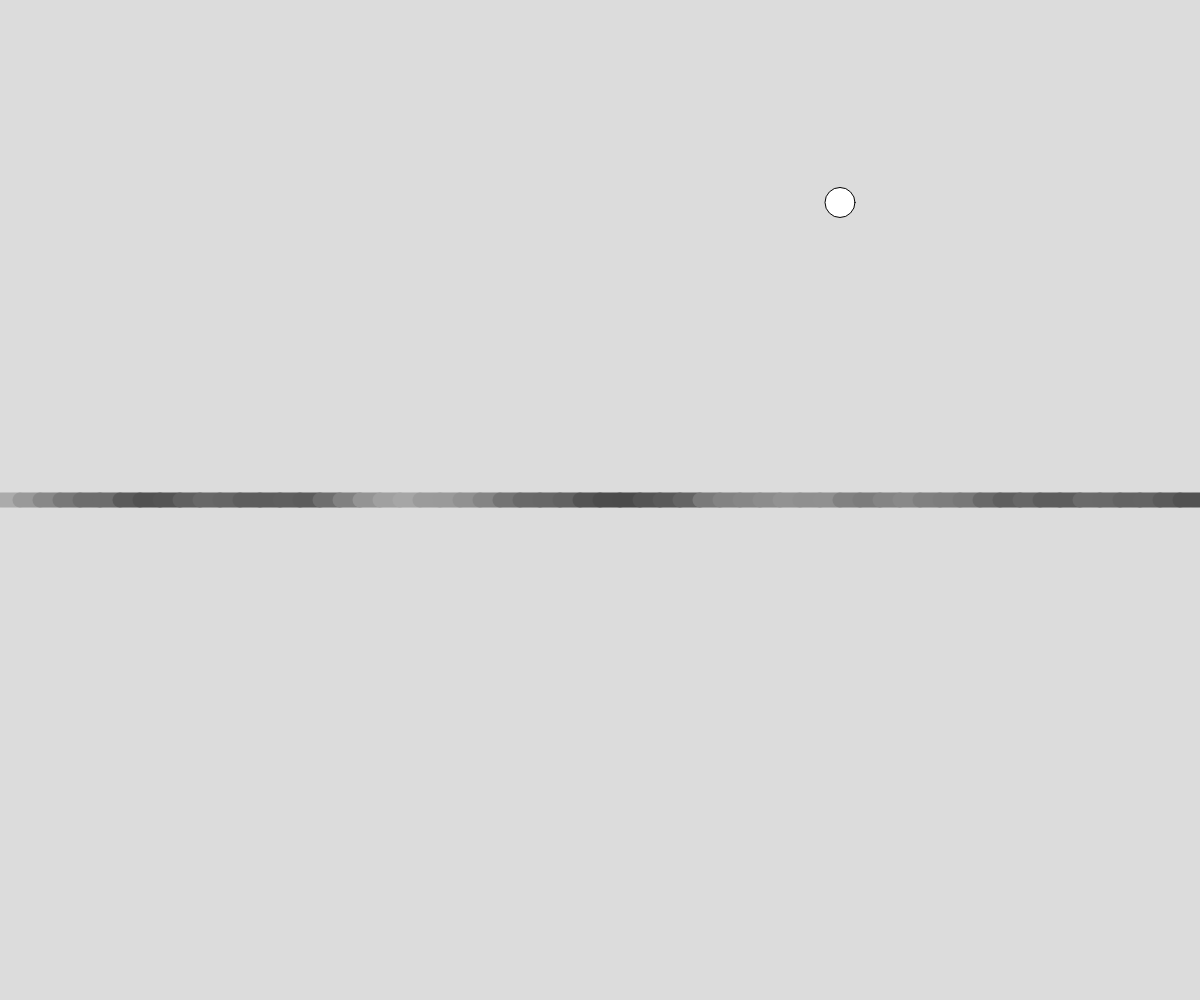
Frame 1 (no input)
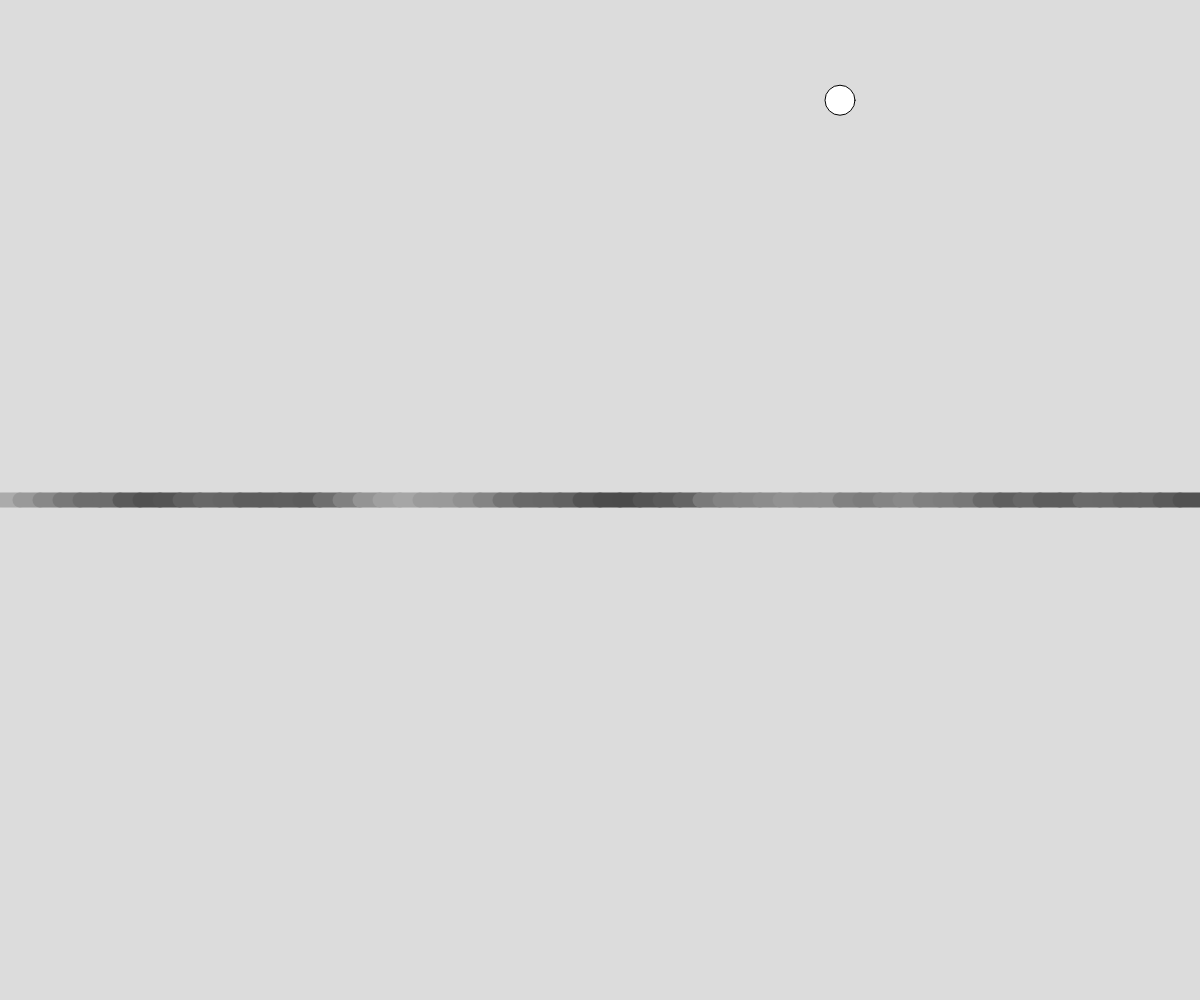
Frame 60 (no input)
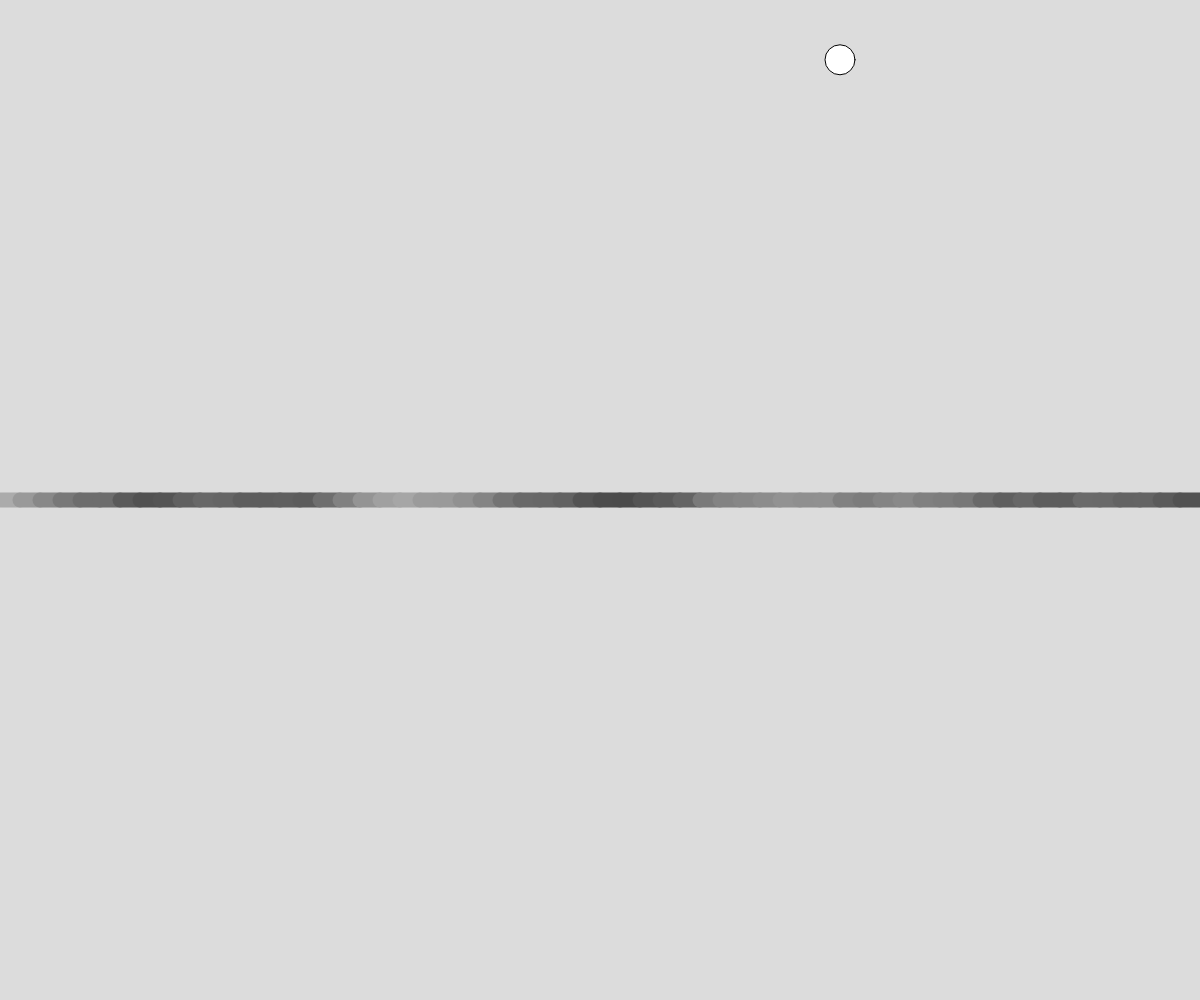
Frame 120 (the mouse pressed at the canvas centre since frame 60)

The p5.js sketch that drew these frames (run headless with seeded random() and noise() and a simulated clock; from frame 60 on, the mouse is pressed at the canvas centre):

// p5.js sketch
// ── sketch.js
// Noisy Numbers
// Dilpreet
// 3/7/2024
//
// A look at randomnsess:
// "

let segmentLength = 20;
let ballY = 200; let ySpeed;
let ballTime = 10;


function setup() {
  createCanvas(windowWidth, windowHeight);
}

function segmentLine(){
  strokeWeight(15);
  let greyTime = 0;

  let x = 0;
  while(x<width){ 
    let greyValue = random (0,255);


    greyValue = noise(greyTime);
    greyValue = map(greyValue,0,1,0,255);
    greyTime  += 0.1;


    stroke(greyValue);
    line(x,height/2,x+segmentLength,height/2);
    x +=segmentLength;
  }
}

function moveBall(){
  strokeWeight(1); stroke(0);
  ySpeed = random(-20,20);

  ballY += ySpeed;
  circle(width*0.7,ballY,30);
}

function draw() {
  background(220);
  segmentLine();
  moveBall();

}
